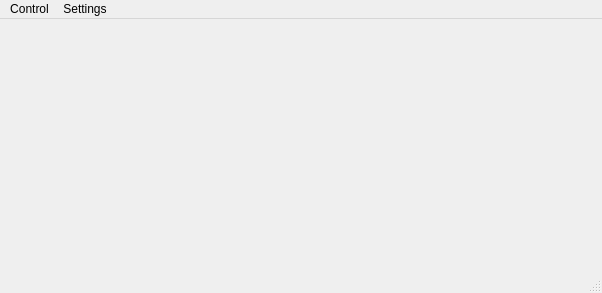
<?xml version="1.0" encoding="UTF-8"?>
<ui version="4.0">
 <class>MainWindow</class>
 <widget class="QMainWindow" name="MainWindow">
  <property name="geometry">
   <rect>
    <x>0</x>
    <y>0</y>
    <width>602</width>
    <height>293</height>
   </rect>
  </property>
  <property name="windowTitle">
   <string>Simulador de Pandemia</string>
  </property>
  <widget class="QWidget" name="centralwidget">
   <property name="sizePolicy">
    <sizepolicy hsizetype="Expanding" vsizetype="Expanding">
     <horstretch>0</horstretch>
     <verstretch>0</verstretch>
    </sizepolicy>
   </property>
  </widget>
  <widget class="QMenuBar" name="menubar">
   <property name="geometry">
    <rect>
     <x>0</x>
     <y>0</y>
     <width>602</width>
     <height>20</height>
    </rect>
   </property>
   <widget class="QMenu" name="menuControl">
    <property name="title">
     <string>Control</string>
    </property>
    <addaction name="actionStart"/>
    <addaction name="actionStop"/>
   </widget>
   <widget class="QMenu" name="menuSettings">
    <property name="title">
     <string>Settings</string>
    </property>
    <addaction name="actionSettings"/>
   </widget>
   <addaction name="menuControl"/>
   <addaction name="menuSettings"/>
  </widget>
  <widget class="QStatusBar" name="statusbar"/>
  <action name="actionStart">
   <property name="text">
    <string>Start</string>
   </property>
  </action>
  <action name="actionStop">
   <property name="text">
    <string>Stop</string>
   </property>
  </action>
  <action name="actionSettings">
   <property name="text">
    <string>Settings</string>
   </property>
  </action>
 </widget>
 <resources/>
 <connections/>
</ui>
